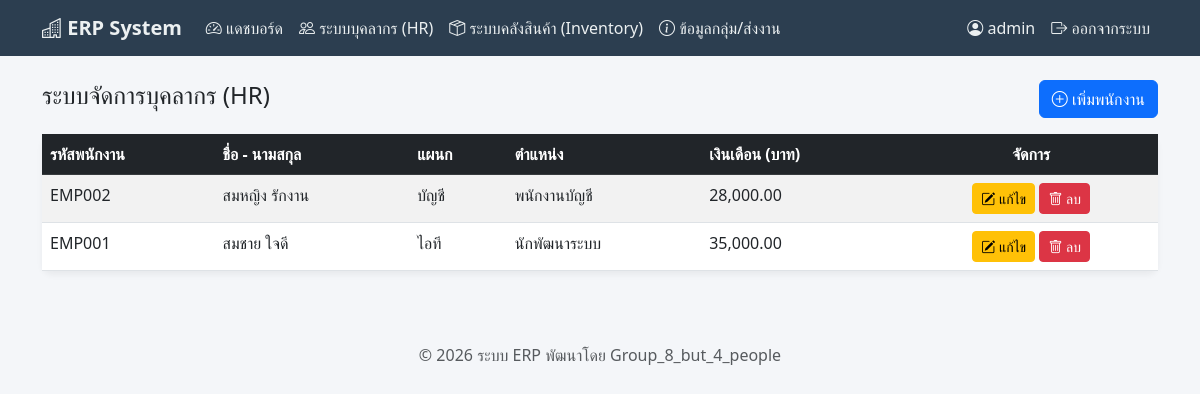
The page /employees.php (signed in) on the database its author committed.
### tables this page shows
CREATE TABLE IF NOT EXISTS `employees` (
  `id` int(11) NOT NULL AUTO_INCREMENT,
  `emp_code` varchar(20) NOT NULL,
  `fullname` varchar(100) NOT NULL,
  `department` varchar(50) NOT NULL,
  `position` varchar(50) NOT NULL,
  `salary` decimal(10,2) NOT NULL,
  PRIMARY KEY (`id`)
);

### htdocs/employees.php (the view, shortened to what this page needs)
<?php
require 'config.php';
include 'header.php';
$result = $conn->query("SELECT * FROM employees ORDER BY id DESC");
?>
<div class="d-flex justify-content-between align-items-center mb-3">
    <h4>ระบบจัดการบุคลากร (HR)</h4>
    <a href="employee_form.php" class="btn btn-primary"><i class="bi bi-plus-circle"></i> เพิ่มพนักงาน</a>
</div>
<div class="card">
    <div class="card-body p-0">
        <div class="table-responsive">
            <table class="table table-striped table-hover mb-0">
                <thead class="table-dark">
                    <tr>
                        <th>รหัสพนักงาน</th>
                        <th>ชื่อ - นามสกุล</th>
                        <th>แผนก</th>
                        <th>ตำแหน่ง</th>
                        <th>เงินเดือน (บาท)</th>
                        <th class="text-center">จัดการ</th>
                    </tr>
                </thead>
                <tbody>
                    <?php while($row = $result->fetch_assoc()): ?>
                    <tr>
                        <td><?php echo htmlspecialchars($row['emp_code']); ?></td>
                        <td><?php echo htmlspecialchars($row['fullname']); ?></td>
                        <td><?php echo htmlspecialchars($row['department']); ?></td>
                        <td><?php echo htmlspecialchars($row['position']); ?></td>
                        <td><?php echo number_format($row['salary'], 2); ?></td>
                        <td class="text-center">
                            <a href="employee_form.php?id=<?php echo $row['id']; ?>" class="btn btn-sm btn-warning"><i class="bi bi-pencil-square"></i> แก้ไข</a>
                            <a href="employees.php?del=<?php echo $row['id']; ?>" class="btn btn-sm btn-danger" onclick="return confirm('ยืนยันการลบ?');"><i class="bi bi-trash"></i> ลบ</a>
                        </td>
                    </tr>
                    <?php endwhile; ?>
                </tbody>
            </table>
        </div>
    </div>
</div>
<?php include 'footer.php'; ?>

### htdocs/header.php (shortened to what this page needs)
<!DOCTYPE html>
<html lang="th">
<head>
    <link href="https://cdn.jsdelivr.net/npm/bootstrap@5.3.0/dist/css/bootstrap.min.css" rel="stylesheet">
    <link rel="stylesheet" href="https://cdn.jsdelivr.net/npm/bootstrap-icons@1.10.5/font/bootstrap-icons.css">
</head>
<body>
<nav class="navbar navbar-expand-lg mb-4">
  <div class="container">
    <a class="navbar-brand fw-bold" href="index.php"><i class="bi bi-buildings"></i> ERP System</a>
    <div class="collapse navbar-collapse" id="navbarNav">
      <ul class="navbar-nav me-auto">
        <li class="nav-item"><a class="nav-link" href="index.php"><i class="bi bi-speedometer2"></i> แดชบอร์ด</a></li>
        <li class="nav-item"><a class="nav-link" href="employees.php"><i class="bi bi-people"></i> ระบบบุคลากร (HR)</a></li>
        <li class="nav-item"><a class="nav-link" href="products.php"><i class="bi bi-box-seam"></i> ระบบคลังสินค้า (Inventory)</a></li>
        <li class="nav-item"><a class="nav-link" href="about.php"><i class="bi bi-info-circle"></i> ข้อมูลกลุ่ม/ส่งงาน</a></li>
      </ul>
      <ul class="navbar-nav">
        <li class="nav-item"><a class="nav-link text-warning" href="#"><i class="bi bi-person-circle"></i> <?php echo htmlspecialchars($_SESSION['username']); ?></a></li>
        <li class="nav-item"><a class="nav-link text-danger" href="logout.php"><i class="bi bi-box-arrow-right"></i> ออกจากระบบ</a></li>
      </ul>
    </div>
  </div>
</nav>
<div class="container">

### htdocs/footer.php (shortened to what this page needs)
</div>
<footer class="text-center mt-5 p-4 text-muted">
    &copy; <?php echo date('Y'); ?> ระบบ ERP พัฒนาโดย Group_8_but_4_people
</footer>
</body>
</html>

### htdocs/header.php (style rules this page uses)
body { background-color: #f4f6f9; font-family: 'Segoe UI', Tahoma, Geneva, Verdana, sans-serif; }
.navbar { background-color: #2c3e50; }
.navbar-brand, .nav-link { color: #ecf0f1 !important; }
.card { border-radius: 10px; border: none; box-shadow: 0 4px 6px rgba(0,0,0,0.05); }

### rows shown on the page
employees: emp_code "EMP002", fullname "สมหญิง รักงาน", department "บัญชี", position "พนักงานบัญชี", salary "28,000.00"
employees: emp_code "EMP001", fullname "สมชาย ใจดี", department "ไอที", position "นักพัฒนาระบบ", salary "35,000.00"

### other values the page prints
$_SESSION['username'] "admin"
